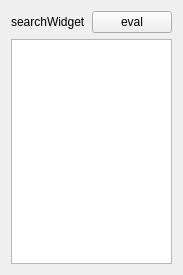
<?xml version="1.0" encoding="UTF-8"?>
<ui version="4.0">
 <class>SearchWidget</class>
 <widget class="QWidget" name="SearchWidget">
  <property name="geometry">
   <rect>
    <x>0</x>
    <y>0</y>
    <width>180</width>
    <height>275</height>
   </rect>
  </property>
  <property name="windowTitle">
   <string>Form</string>
  </property>
  <layout class="QHBoxLayout" name="horizontalLayout_2">
   <item>
    <layout class="QVBoxLayout" name="verticalLayout">
     <item>
      <layout class="QHBoxLayout" name="horizontalLayout">
       <item>
        <widget class="QLabel" name="label">
         <property name="text">
          <string>searchWidget</string>
         </property>
        </widget>
       </item>
       <item>
        <widget class="QPushButton" name="eval_pushButton">
         <property name="text">
          <string>eval</string>
         </property>
        </widget>
       </item>
      </layout>
     </item>
     <item>
      <widget class="QPlainTextEdit" name="plainTextEdit"/>
     </item>
    </layout>
   </item>
  </layout>
 </widget>
 <resources/>
 <connections/>
</ui>
